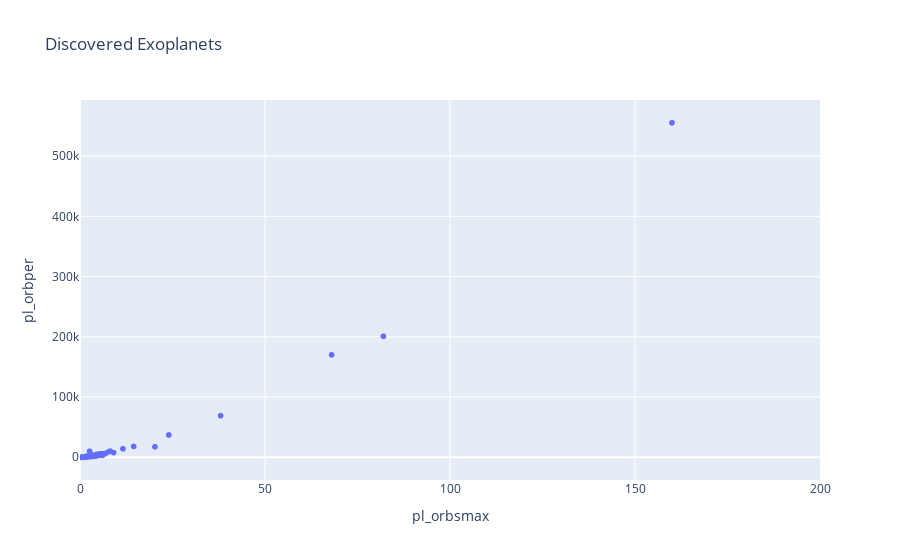

The code cell stored with this chart in its notebook:
### Code cell
fig = px.scatter(planetsDf,x='pl_orbsmax', y='pl_orbper',title="Discovered Exoplanets")
fig.update_xaxes(range=(0,200))
fig.show()

### Figure 1 — Plotly figure (JSON) as saved in the notebook; plotly's stock layout.template omitted (floating-point values rounded to 4 significant figures; data arrays with more than 128 entries replaced by an {"elided": "..."} marker saying what was removed)
{"data": [{"hovertemplate": "pl_orbsmax=%{x}<br>pl_orbper=%{y}<extra></extra>", "legendgroup": "", "marker": {"color": "#636efa", "symbol": "circle"}, "mode": "markers", "name": "", "showlegend": false, "type": "scattergl", "x": {"elided": "3372 float values"}, "xaxis": "x", "y": {"elided": "3372 float values"}, "yaxis": "y"}], "layout": {"legend": {"tracegroupgap": 0}, "title": {"text": "Discovered Exoplanets"}, "xaxis": {"anchor": "y", "domain": [0, 1], "range": [0, 200], "title": {"text": "pl_orbsmax"}}, "yaxis": {"anchor": "x", "domain": [0, 1], "title": {"text": "pl_orbper"}}}}
